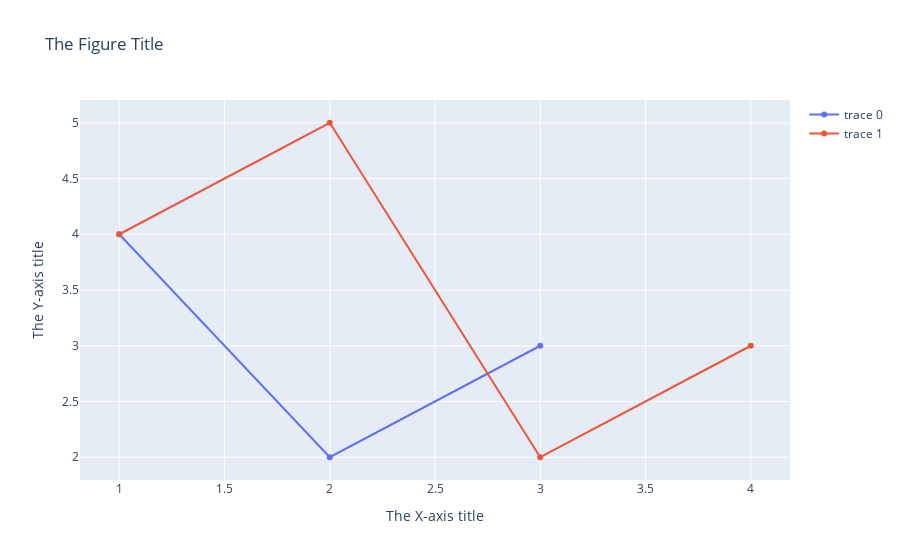

Write notebook code for a chart like this one.
### Markdown cell above
---
## 2.3 The Mode Bar

- Plotly figures are interactive, and contain a **Mode Bar** toolbox.
- The **Mode Bar** is displayed in the top right, when *hovering the mouse over the figure*.
- The default buttons are (from left to right):
  - Download plot, Zoom, Pan, Box Select, Lasso Select, Zoom in, Zoom out, Autoscale, Reset axes, Logo

### Code cell
import plotly.graph_objects as go

fig = go.Figure()

fig.add_scatter(x=[1,2,3], y=[4,2,3])
fig.add_scatter(x=[1,2,3,4], y=[4,5,2,3])

fig.layout.title = 'The Figure Title'
fig.layout.xaxis.title = 'The X-axis title'
fig.layout.yaxis.title = 'The Y-axis title'

fig.show()

### Figure 1 — Plotly figure (JSON) as saved in the notebook; plotly's stock layout.template omitted (floating-point values rounded to 4 significant figures)
{"data": [{"type": "scatter", "x": [1, 2, 3], "y": [4, 2, 3]}, {"type": "scatter", "x": [1, 2, 3, 4], "y": [4, 5, 2, 3]}], "layout": {"title": {"text": "The Figure Title"}, "xaxis": {"title": {"text": "The X-axis title"}}, "yaxis": {"title": {"text": "The Y-axis title"}}}}
